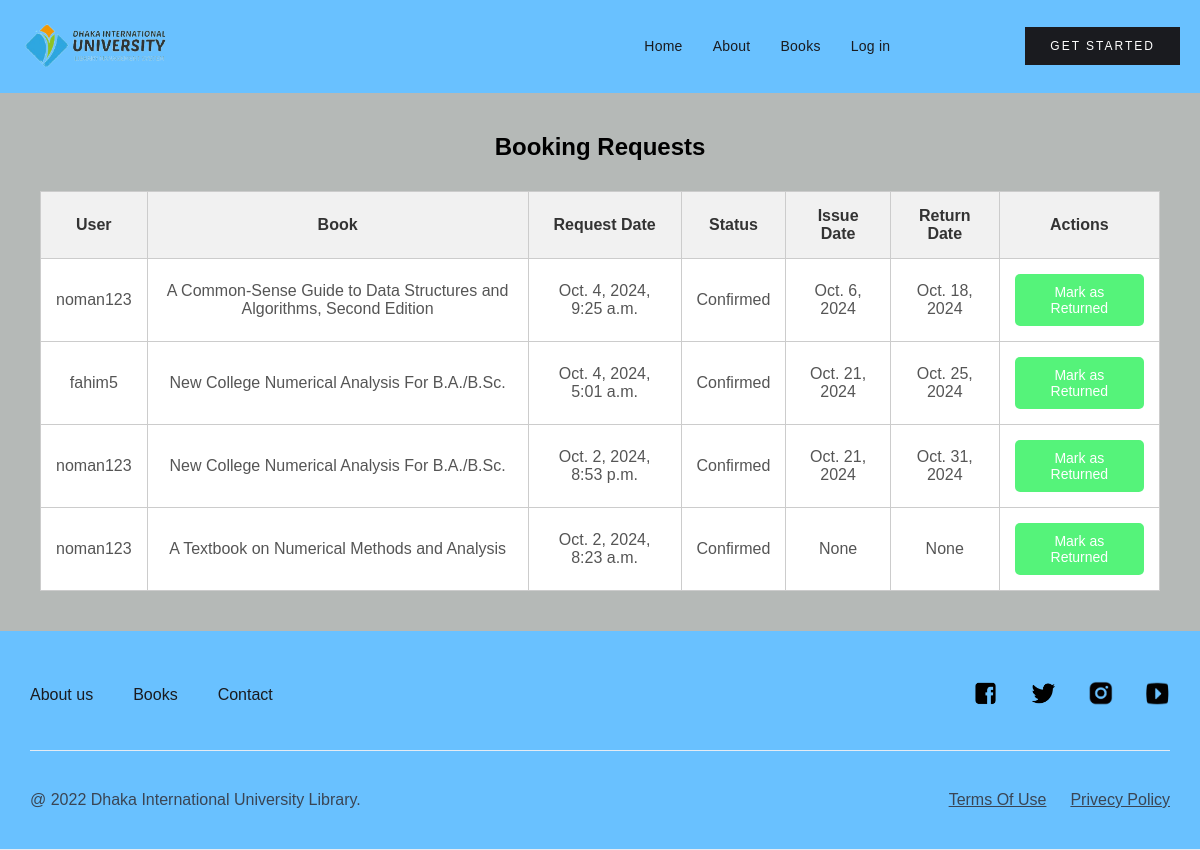
Page /booking-requests/ on the committed database.
### books/models.py (models this page shows, shortened)
class BookingRequest(models.Model):
    user = models.ForeignKey(User, on_delete=models.CASCADE)
    book = models.ForeignKey(bookModel, on_delete=models.CASCADE)
    issue_date = models.DateField(null=True, blank=True)
    return_date = models.DateField(null=True, blank=True)
    status = models.CharField(max_length=10, choices=[('pending', 'Pending'), ('confirmed', 'Confirmed'), ('declined', 'Declined')], default='pending')
    request_date = models.DateTimeField(auto_now_add=True)

class bookModel(models.Model):
    book_title = models.CharField(max_length=100)
    book_edition = models.CharField(max_length=50)
    book_id = models.CharField(max_length=50)
    book_publisher = models.CharField(max_length=100)
    books_department = models.CharField(max_length=100)
    course_code = models.CharField(max_length=100)
    book_description = models.CharField(max_length=300)
    book_image = models.ImageField(upload_to='books_pictures/')
    book_pdf = models.FileField(upload_to='books_pdf/')

### books/views.py (the view)
# urls.py: path('booking-requests/', book_views.view_booking_requests, name='view-booking-requests'),
def view_booking_requests(request):
    bookings = BookingRequest.objects.filter(status__in=['pending', 'confirmed']).order_by('-request_date')
    return render(request, 'booking_requests.html', {'bookings': bookings})

### templates/booking_requests.html (shortened to what this page needs)
{% load static %}
<!DOCTYPE html>
<html lang="en">
<head>
    <link rel="stylesheet" href="{% static 'css/requestPage.css' %}">
</head>
<body>
    {% include 'header.html' %}
    <section>
        <div class="booking-section">
            <h2>Booking Requests</h2>
            <table class="booking-table">
                <thead>
                    <tr>
                        <th>User</th>
                        <th>Book</th>
                        <th>Request Date</th>
                        <th>Status</th>
                        <th>Issue Date</th>
                        <th>Return Date</th>
                        <th>Actions</th>
                    </tr>
                </thead>
                <tbody>
                    {% for booking in bookings %}
                    <tr>
                        <td>{{ booking.user.username }}</td>
                        <td>{{ booking.book.book_title }}</td>
                        <td>{{ booking.request_date }}</td>
                        <td>{{ booking.status|title }}</td>
                        <form action="{% url 'update-booking-status' booking.id 'confirm' %}" method="POST">
                            <td>
                                {% if booking.status == 'pending' %}
                                    <input type="date" name="issue_date" required>
                                {% else %}
                                    {{ booking.issue_date }}
                                {% endif %}
                            </td>
                            <td>
                                {% if booking.status == 'pending' %}
                                    <input type="date" name="return_date" required>
                                {% else %}
                                    {{ booking.return_date }}
                                {% endif %}
                            </td>
                            <td>
                                {% if booking.status == 'pending' %}
                                    <button type="submit" class="confirm-btn">Confirm</button>
                                </form>
                                <a href="{% url 'update-booking-status' booking.id 'decline' %}">
                                    <button class="decline-btn">Decline</button>
                                </a>
                                {% elif booking.status == 'confirmed' %}
                                    <a href="{% url 'update-booking-status' booking.id 'return' %}">
                                        <button class="return-btn">Mark as Returned</button>
                                    </a>
                                    {% elif booking.status == 'Book Returned' %}
                                        <span>Book Returned</span>
                                {% else %}
                                    {{ booking.status|title }}
                                {% endif %}
                            </td>
                        </tr>
                    {% empty %}
                    <tr>
                        <td colspan="7">No booking requests available.</td>
                    </tr>
                    {% endfor %}
                </tbody>
            </table>
        </div>
    </section>
    {% include 'footer.html' %}
</body>
</html>

### static/css/requestPage.css (style rules this page uses)
* { margin: 0; padding: 0; box-sizing: border-box; font-family: Arial, Helvetica, sans-serif; }
.booking-section { background-color:#b5b9b7; padding: 40px; max-width: 1640px; margin-left: auto; margin-right: auto; font-family: Arial, Helvetica, sans-serif; text-align: center; }
.booking-table { width: 100%; border-collapse: collapse; margin-top: 30px; }
.booking-table th, .booking-table td { padding: 15px; border: 1px solid #ccc; text-align: center; }
.booking-table th { background-color: #f1f1f1; font-weight: bold; color: #333; }
.booking-table td { background-color: #fff; color: #555; }
.confirm-btn, .decline-btn,.return-btn { padding: 10px 20px; font-size: 14px; color: white; border: none; border-radius: 5px; cursor: pointer; transition: background-color 0.3s ease; }
.return-btn { background-color: #55f37a; }

### rows in the picture
BookingRequest: user.username "noman123", book.book_title "A Common-Sense Guide to Data Structures and Algorithms, Second Edition", request_date "Oct. 4, 2024, 9:25 a.m.", status "Confirmed", issue_date "Oct. 6, 2024", return_date "Oct. 18, 2024", shows "Mark as Returned"
BookingRequest: user.username "fahim5", book.book_title "New College Numerical Analysis For B.A./B.Sc.", request_date "Oct. 4, 2024, 5:01 a.m.", status "Confirmed", issue_date "Oct. 21, 2024", return_date "Oct. 25, 2024", shows "Mark as Returned"
BookingRequest: user.username "noman123", book.book_title "New College Numerical Analysis For B.A./B.Sc.", request_date "Oct. 2, 2024, 8:53 p.m.", status "Confirmed", issue_date "Oct. 21, 2024", return_date "Oct. 31, 2024", shows "Mark as Returned"
BookingRequest: user.username "noman123", book.book_title "A Textbook on Numerical Methods and Analysis", request_date "Oct. 2, 2024, 8:23 a.m.", status "Confirmed", issue_date "None", return_date "None", shows "Mark as Returned"
